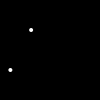
Frame 1 (no input)
Frame 60 (the mouse pressed at the canvas centre just before this capture): blank canvas, image omitted
Frame 120 (the mouse held since frame 60 and released just before this capture): blank canvas, image omitted

The Processing sketch that drew this single still picture (run headless with seeded random() and noise(); from frame 60 on, the mouse is pressed at the canvas centre):

// Processing sketch: lerp_en_mouvement
// ── lerp_en_mouvement.pde
// renaud.jean-francois(arobas)uqam(point)ca
// Syntaxe Processing version 3.3.6
// mardi, 26 septembre 2017

float posDepart = 10.0;
float posArrivee = 90.0;
float moteur;
float valeurIntermediaire;
float valeurInterAttenuee;


void setup() {
  size(100, 100);
  background(0);
  fill(255);
  noStroke();
}

void draw() {
  background(0);

  // On détermine une valeur qui progresse dans le temps, suivant une certaine vitesse
  moteur = millis()*0.001; // moteur équivaut à l’incrémentation du nombre de secondes écoulées
  moteur %= 10.0; // Le moteur boucle sur une valeur maximale de 1.0
  // Donc, le déplacement se fera à raison d’un cycle par seconde

  // On détermine la valeur intermédiaire des pas de l’animation
  valeurIntermediaire = lerp(posDepart, posArrivee, moteur);
  // On dessine le type d’animation avec interpolation temporelle linéaire
  ellipse(valeurIntermediaire, 30, 4, 4);

  // Cette valeur, dont les intervalles sont équidistants, est altérée par une fonction d’amortissement
  // L’appel de la fonction passe par l’emploi de quatre arguments :
  // Quatre arguments : ratio du parcours, valeur au départ, distance à parcourir, échelle de durée du trajet
  valeurInterAttenuee = easeInQuart(moteur, posDepart, posArrivee-posDepart, 1.0);
  // Le deuxième point en déplacement illustre donc un mouvement varié.
  ellipse(valeurInterAttenuee, 70, 4, 4);
}


// Cas d’une fonction d’amortissement
// Atténuation en entrée, donc accélération.
float easeInQuart (float t, float b, float c, float d) {
  return c*(t/=d)*t*t*t+b;
}
